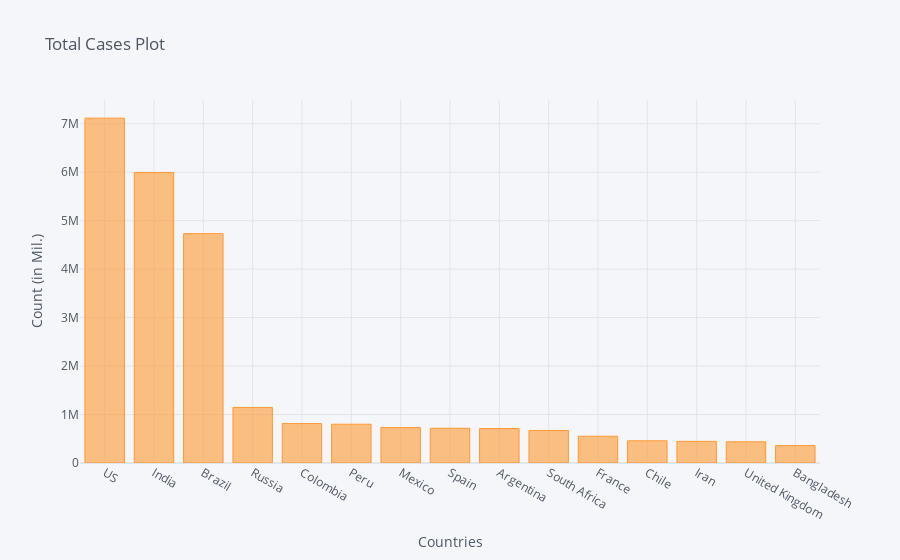

This figure's notebook cell:
### Code cell
corona_dframe_agg_plot.iplot(kind='bar', x='Country/Region', y='9/27/20',
                             title='Total Cases Plot',xTitle='Countries',yTitle='Count (in Mil.)')

### Figure 1 — Plotly figure (JSON) as saved in the notebook; plotly's stock layout.template omitted (floating-point values rounded to 4 significant figures)
{"data": [{"marker": {"color": "rgba(255, 153, 51, 0.6)", "line": {"color": "rgba(255, 153, 51, 1.0)", "width": 1}}, "name": "9/27/20", "orientation": "v", "text": "", "type": "bar", "x": ["US", "India", "Brazil", "Russia", "Colombia", "Peru", "Mexico", "Spain", "Argentina", "South Africa", "France", "Chile", "Iran", "United Kingdom", "Bangladesh"], "y": [7115008, 5992532, 4732309, 1146273, 813056, 800142, 730317, 716481, 711325, 670766, 552473, 457901, 446448, 437517, 359148]}], "layout": {"legend": {"bgcolor": "#F5F6F9", "font": {"color": "#4D5663"}}, "paper_bgcolor": "#F5F6F9", "plot_bgcolor": "#F5F6F9", "title": {"font": {"color": "#4D5663"}, "text": "Total Cases Plot"}, "xaxis": {"gridcolor": "#E1E5ED", "showgrid": true, "tickfont": {"color": "#4D5663"}, "title": {"font": {"color": "#4D5663"}, "text": "Countries"}, "zerolinecolor": "#E1E5ED"}, "yaxis": {"gridcolor": "#E1E5ED", "showgrid": true, "tickfont": {"color": "#4D5663"}, "title": {"font": {"color": "#4D5663"}, "text": "Count (in Mil.)"}, "zerolinecolor": "#E1E5ED"}}}
